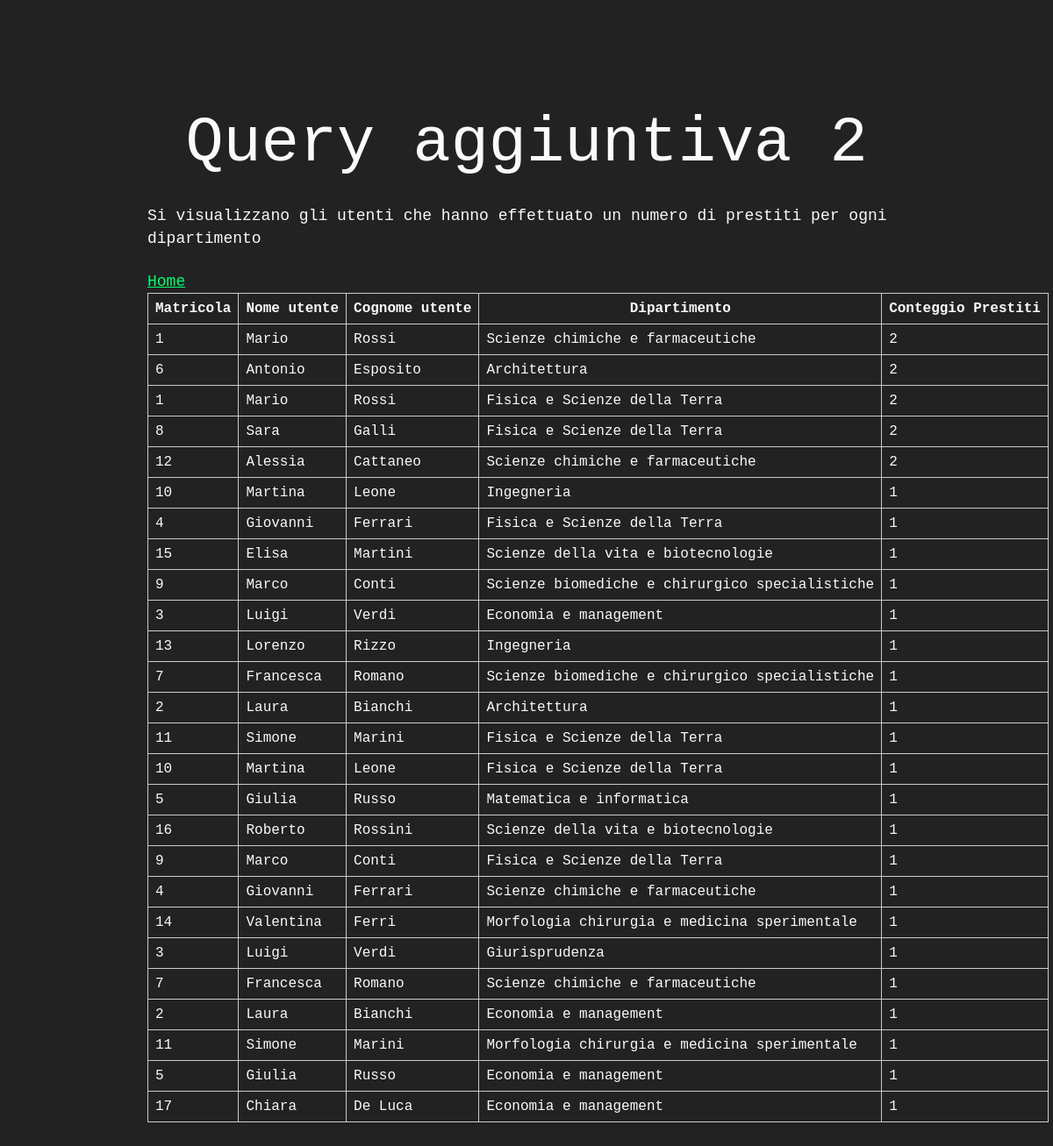
The page /php/QAggiuntiva2.php on the database its author committed.
### tables this page shows
CREATE TABLE `UTENTE` (
  `MATRICOLA` int NOT NULL,
  `NOME` varchar(50) NOT NULL,
  `COGNOME` varchar(50) NOT NULL,
  `NUMERO_TEL` varchar(30) NOT NULL,
  `VIA` varchar(50) NOT NULL,
  `NUMERO` varchar(30) NOT NULL,
  `CAP` int NOT NULL,
  `CITTA` varchar(50) NOT NULL,
  PRIMARY KEY (`MATRICOLA`),
  UNIQUE KEY `MATRICOLA` (`MATRICOLA`)
);

### php/QAggiuntiva2.php (the view, shortened to what this page needs)
<html>
    <head>
        <link rel="stylesheet" href="../css/retro.css">
        <link rel="stylesheet" href="../css/mycss.css">
    </head>
    <body>
        <h1>Query aggiuntiva 2</h1>
        <p>Si visualizzano gli utenti che hanno effettuato un numero di prestiti per ogni dipartimento</p>
        <a href="../index.html">Home</a>
        <table>
            <tr>
                <th>Matricola</th>
                <th>Nome utente</th>
                <th>Cognome utente</th>
                <th>Dipartimento</th>
                <th>Conteggio Prestiti</th>
            </tr>
        <?php
            include_once("connessione.php");
            try {
                $sql="SELECT UTENTE.MATRICOLA, UTENTE.NOME, UTENTE.COGNOME, CONTEGGIO.DIPARTIMENTO,CONTEGGIO.CONTEGGIO
                FROM UTENTE
                 JOIN (
                    SELECT PRESTITO.MATRICOLA, SUCCURSALE.DIPARTIMENTO, COUNT(*) AS CONTEGGIO
                    FROM PRESTITO
                    JOIN LIBRO ON LIBRO.COD_LIBRO = PRESTITO.COD_LIBRO
                    JOIN SUCCURSALE ON LIBRO.COD_SUC = SUCCURSALE.COD_SUC
                    GROUP BY PRESTITO.MATRICOLA, SUCCURSALE.DIPARTIMENTO
                ) AS CONTEGGIO ON CONTEGGIO.MATRICOLA = UTENTE.MATRICOLA ORDER BY CONTEGGIO DESC";
                $query = mysqli_query($link, $sql);
            } catch (mysqli_sql_exception $e) {
                echo "Error: " . $e->getMessage();
            }
            $utente=array();
            $i=0;
            while($row= mysqli_fetch_array($query)){
                $utente[$i]= $row;
                $i++;
            }
            foreach($utente as $ut):
                echo "<tr>";
                echo "<td>".$ut[0]."</td>";
                echo "<td>".$ut[1]."</td>";
                echo "<td>".$ut[2]."</td>";
                echo "<td>".$ut[3]."</td>";
                echo "<td>".$ut[4]."</td>";
                echo "</tr>";
                endforeach;
            ?>
        </table>
    </body>
</html>

### css/retro.css (style rules this page uses)
a, a:visited { color: #01ff70; }
html { font-size: 12px; }
@media screen and (min-width: 48rem) { html { font-size: 16px; } }
body { line-height: 1.85; }
p, .retro-p { font-size: 1rem; margin-bottom: 1.3rem; }
h1, .retro-h1, h2, .retro-h2, h3, .retro-h3, h4, .retro-h4 { margin: 1.414rem 0 .5rem; font-weight: inherit; line-height: 1.42; }
h1, .retro-h1 { margin-top: 0; font-size: 3.998rem; }
html, body { background-color: #222; min-height: 100%; }
html { font-size: 18px; }
body { color: #fafafa; font-family: "Courier New"; line-height: 1.45; margin: 6rem auto 1rem; max-width: 48rem; padding: .25rem; }

### css/mycss.css (style rules this page uses)
h1 { text-align: center; }
table { table-layout: auto; width: auto; max-width: 100%; border-collapse: collapse; }
td, th { padding: 8px; border: 1px solid #ccc; white-space: nowrap; overflow: hidden; text-overflow: ellipsis; }

### rows shown on the page
utente: MATRICOLA "1", NOME "Mario", COGNOME "Rossi", ut "Scienze chimiche e farmaceutiche", ut "2", ut "Fisica e Scienze della Terra"
utente: MATRICOLA "6", NOME "Antonio", COGNOME "Esposito", ut "Architettura", ut "2"
utente: MATRICOLA "8", NOME "Sara", COGNOME "Galli", ut "Fisica e Scienze della Terra", ut "2"
utente: MATRICOLA "12", NOME "Alessia", COGNOME "Cattaneo", ut "Scienze chimiche e farmaceutiche", ut "2"
utente: MATRICOLA "10", NOME "Martina", COGNOME "Leone", ut "Ingegneria", ut "1", ut "Fisica e Scienze della Terra"
utente: MATRICOLA "4", NOME "Giovanni", COGNOME "Ferrari", ut "Fisica e Scienze della Terra", ut "1", ut "Scienze chimiche e farmaceutiche"
utente: MATRICOLA "15", NOME "Elisa", COGNOME "Martini", ut "Scienze della vita e biotecnologie", ut "1"
utente: MATRICOLA "9", NOME "Marco", COGNOME "Conti", ut "Scienze biomediche e chirurgico specialistiche", ut "1", ut "Fisica e Scienze della Terra"
utente: MATRICOLA "3", NOME "Luigi", COGNOME "Verdi", ut "Economia e management", ut "1", ut "Giurisprudenza"
utente: MATRICOLA "13", NOME "Lorenzo", COGNOME "Rizzo", ut "Ingegneria", ut "1"
utente: MATRICOLA "7", NOME "Francesca", COGNOME "Romano", ut "Scienze biomediche e chirurgico specialistiche", ut "1", ut "Scienze chimiche e farmaceutiche"
utente: MATRICOLA "2", NOME "Laura", COGNOME "Bianchi", ut "Architettura", ut "1", ut "Economia e management"
utente: MATRICOLA "11", NOME "Simone", COGNOME "Marini", ut "Fisica e Scienze della Terra", ut "1", ut "Morfologia chirurgia e medicina sperimentale"
utente: MATRICOLA "5", NOME "Giulia", COGNOME "Russo", ut "Matematica e informatica", ut "1", ut "Economia e management"
utente: MATRICOLA "16", NOME "Roberto", COGNOME "Rossini", ut "Scienze della vita e biotecnologie", ut "1"
utente: MATRICOLA "14", NOME "Valentina", COGNOME "Ferri", ut "Morfologia chirurgia e medicina sperimentale", ut "1"
utente: MATRICOLA "17", NOME "Chiara", COGNOME "De Luca", ut "Economia e management", ut "1"
